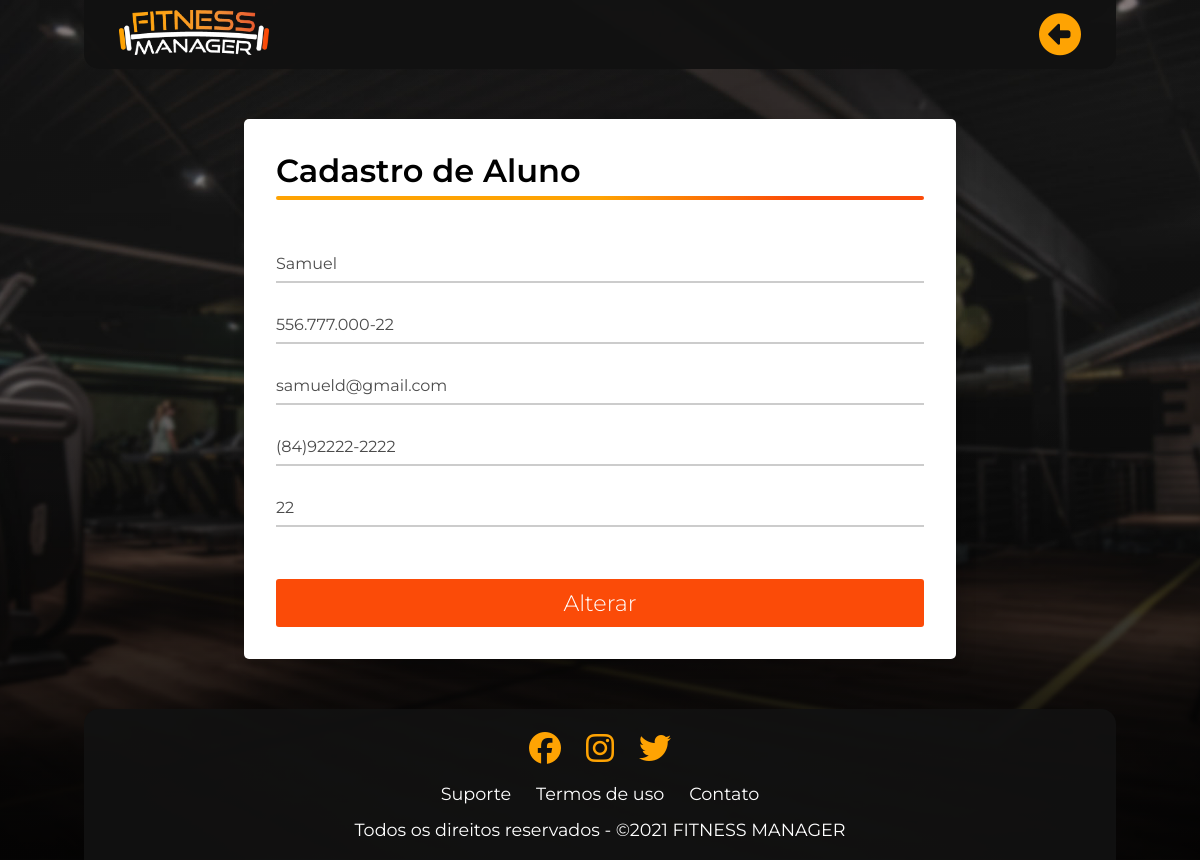
/PHP/alunos-editar.php?codigo=1 (signed in), run on the app's committed database.
### tables this page shows
create table tb_clientes(
cli_codigo int auto_increment,
cli_nome varchar(100) not null,
cli_cpf varchar(15) not null,
cli_idade int not null,
cli_melhoremail varchar(100) ,
cli_telefoneprincipal varchar(15) ,
constraint pk_clientes primary key (cli_codigo)
);

### PHP/alunos-editar.php (the view, shortened to what this page needs)
<?php
include("config.php");
$codigo = $_GET['codigo'];
$consulta2 = $conexao->query("select * from tb_clientes where cli_codigo = $codigo");
$resultado2 = $consulta2->fetch_assoc();
?>
<!DOCTYPE html>
<html lang="pt-br">
<head>
	<link rel="stylesheet" href="../PHP/../CSS/globalstyle.css">
</head>
<body>
	<header class="top-container">
		<div class="logo">
			<img src="../IMAGE/Logo Fitness Manager Branca.png" alt="Fitness Manager Logo" style="width: 150px;">
		</div>
		<nav class="nav-right">
			<ul class="top-list">
				<span id="back">
					<li><a href="alunos.php"><i class="fas fa-arrow-alt-circle-left" style="font-size: 42px; color: #fea303;"></i></i></a></li>
				</span>
			</ul>
		</nav>
	</header>
	<main class="mid-container">
		<div class="second-container">
			<div class="cadastro">
				<h2>Cadastro de Aluno</h2>
				<form method="POST" action="?codigo=<?php echo $resultado2['cli_codigo']; ?>">
					<div class="input-field">
						<input type="varchar(100)" name="nome" placeholder="Digite seu nome" required value="<?php echo $resultado2['cli_nome']; ?>">
					</div>
					<div class="input-field">
						<input type="varchar(15)" name="cpf" placeholder="Digite seu CPF" required value="<?php echo $resultado2['cli_cpf']; ?>">
					</div>
					<div class="input-field">
						<input type="varchar(100)" name="melhoremail" placeholder="Digite seu E-mail" value="<?php echo $resultado2['cli_melhoremail']; ?>">
					</div>
					<div class="input-field">
						<input type="varchar(15)" name="telefoneprincipal" placeholder="Digite seu telefone principal" value="<?php echo $resultado2['cli_telefoneprincipal']; ?>">
					</div>
					<div class="input-field">
						<input type="int" name="idade" placeholder="Digite sua idade" required value="<?php echo $resultado2['cli_idade']; ?>"><br>
					</div>
					<input type="submit" value="Alterar">
				</form>
			</div>
		</div>
	</main>
	<footer class="bot-container">
		<ul class="icons">
			<li><a href="#"><i class="fab fa-facebook"></i></a></li>
			<li><a href="#"><i class="fab fa-instagram"></i></a></li>
			<li><a href="#"><i class="fab fa-twitter"></i></a></li>
		</ul>
		<ul class="footer-list">
			<li><a href="#">Suporte</a></li>
			<li><a href="#">Termos de uso</a></li>
			<li><a href="#">Contato</a></li>
		</ul>
		<p>Todos os direitos reservados - &copy;2021 FITNESS MANAGER</p>
	</footer>
</body>
</html>

### CSS/globalstyle.css (style rules this page uses)
:root { --cor0: #fea303; --cor1: #fb4b08; --cor2: #111111f1; --font-geral:'Montserrat', sans-serif; }
* { padding: 0; margin: 0; box-sizing: border-box; font-family: 'Montserrat', sans-serif; }
nav,ul { list-style: none; }
a { text-decoration: none; }
body { width: 100%; padding-left: 7%; padding-right: 7%; background-image: linear-gradient(rgba(0, 0, 0, 0.068)40%, rgba(0, 0, 0, 0.596)), linear-gradient(rgba(0, 0, 0, 0.288) 70%, rgba(0,0,0,0.1)),url(../CSS/../IMAGE/sven-mieke-MsCgmHuirDo-unsplash.png); background-repeat: no-repeat; background-position: center; background-size: cover; }
header { background-color: var(--cor2); width: 100%; display: flex; justify-content: space-between; align-items: center; padding: 10px 35px; border-radius: 0px 0px 15px 15px; }
.top-list { display: flex; }
.top-list li { margin: 0 15px; transition: 0.3s ease; }
.top-list li:first-child { margin-left: 0; }
.top-list li:last-child { margin-right: 0; }
.top-list li a { font-size: 1.2em; color: white; text-decoration: none; }
.top-list span > li { transition: 0.4s ease; }
.mid-container { background-color: var(--cor3); display: flex; min-height: 80vh; align-items: center; padding-left: 4%; padding-right: 4%; }
.second-container { width: 100%; display: flex; align-items: center; justify-content: center; }
form { display: flex; flex-direction: column; }
.input-field { position: relative; margin-bottom: 2em; }
.input-field input { width: 100%; outline: none; font-size: 1em; opacity: 0.7; border: 0; margin-bottom: 10px; }
.second-container input[type="submit"] { width: 100%; background-color: var(--cor1); color: white; font-size: 1.4em; font-weight: 350; padding: 10px; border: 0; left: 0; border-radius: 3px; margin-top: 20px; cursor: pointer; transition: .5s ease-in-out; }
.cadastro { background-color: white; width: 75%; min-height: 45vh; padding: 2em; box-shadow: 5px 5px 15px rgba(0, 0, 0, 0.2); border-radius: 5px; }
.cadastro h2 { font-weight: 600; font-size: 2em; margin-bottom: 2em; position: relative; }
.cadastro h2::before { content: ''; position: absolute; height: 4px; width: 100%; bottom: -10px; left: 0; border-radius: 5px; background-image: linear-gradient(to right, var(--cor0) 50%, var(--cor1) 80%);; }
.bot-container { background-color: var(--cor2); display: flex; flex-direction: column; padding: 20px 0px; align-items: center; border-radius: 15px 15px 0px 0px; }
.bot-container ul { display: flex; margin-bottom: 15px; }
.bot-container ul li { margin-right: 25px; }
.bot-container ul li:last-child { margin-right: 0; }
.footer-list li a { color: white; text-decoration: none; font-size: 1.1em; transition: .5s ease-in-out; }
.icons li a { color: var(--cor0); font-size: 2em; transition: .5s ease-in-out; }
.bot-container p { color: white; font-size: 1.1em; text-align: center; }

### data on the page
tb_clientes: nome "Samuel", cpf "556.777.000-22", melhoremail "samueld@gmail.com", telefoneprincipal "(84)92222-2222", idade "22"
